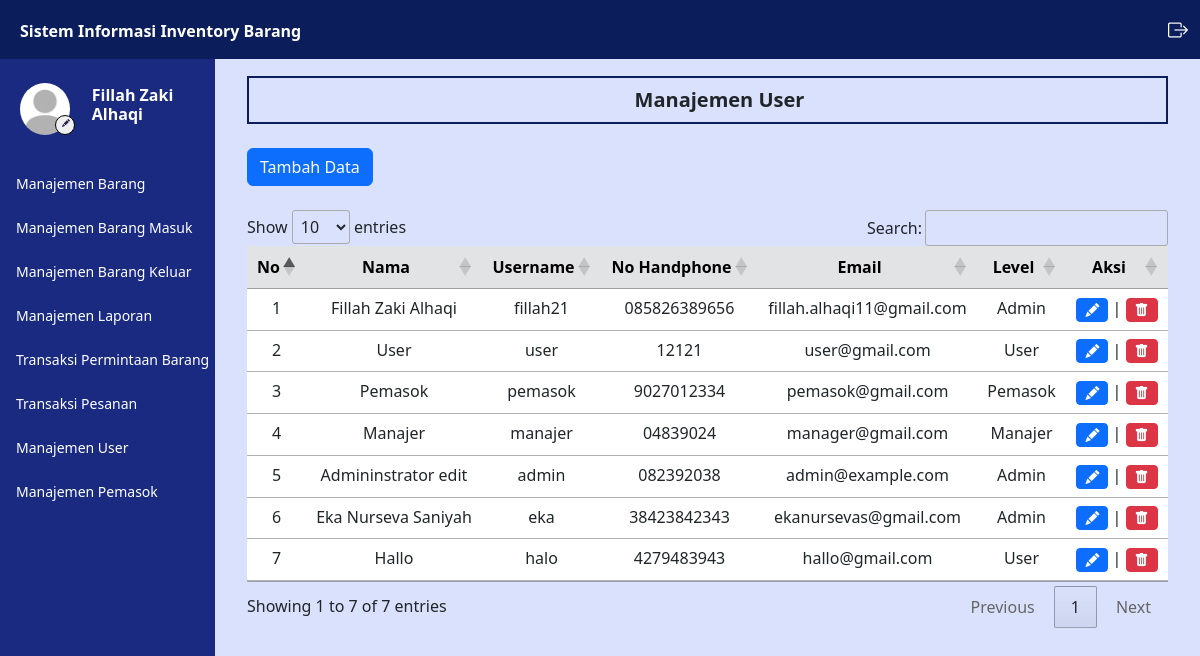
The page /admin/user.php (signed in) on the database its author committed.
### tables this page shows
CREATE TABLE `user` (
  `iduser` int(11) NOT NULL,
  `username` varchar(50) NOT NULL,
  `password` varchar(100) NOT NULL,
  `nama` varchar(50) NOT NULL,
  `email` varchar(50) NOT NULL,
  `telepon` varchar(50) NOT NULL,
  `alamat` text NOT NULL,
  `instansi` varchar(50) DEFAULT NULL,
  `level` varchar(10) NOT NULL,
  `foto` varchar(100) DEFAULT NULL
);

### controller/MainController.php (called while the page is built, shortened)
<?php
    $conn = mysqli_connect("localhost","root","","inventory");
    function query($query) {
        global $conn;
        $result = mysqli_query($conn, $query);
        $rows = [];
        while ($row = mysqli_fetch_assoc($result)) {
            $rows[] = $row;
        }
        return $rows;
    }
    function generateRandomKey()
    {
        $keyLength = 32;
        $randomBytes = openssl_random_pseudo_bytes($keyLength, $strong);
        if (!$strong) {
            $randomBytes = random_bytes($keyLength);
        }
        return base64_encode($randomBytes);
    }
    function enkripsi($kata)
    {
        $key = generateRandomKey();
        $string = openssl_encrypt($kata, 'AES-256-CBC', $key, 0, substr($key, 0, 16));
        $hasilEnkripsi = base64_encode($key . $string);
        return $hasilEnkripsi;
    }
    function dekripsi($kata)
    {
        $string = base64_decode($kata);
        $key = substr($string, 0, 44);
        $enkripsi = substr($string, 44);
        $hasil = openssl_decrypt($enkripsi, 'AES-256-CBC', $key, 0, substr($key, 0, 16));
        return $hasil;
    }
    function cari_user() {
        $id = dekripsi($_COOKIE['SIIB']);
        $result = query("SELECT * FROM user WHERE iduser = '$id'");
        if(count($result) == 1) {
            $result = $result[0];
            return $result;
        } else {
            echo "<script>
                    document.location.href='../logout.php';
                  </script>";
            exit;
        }
    }
    function validasi_admin() {
        $result = cari_user();
    }
?>

### admin/user.php (the view, shortened to what this page needs)
<?php
    $data_user = query("SELECT * FROM user");
?>
<html lang="en">
<head>
    <link href="https://cdn.jsdelivr.net/npm/bootstrap@5.3.0/dist/css/bootstrap.min.css" rel="stylesheet"
>
    <link rel="stylesheet" href="https://cdn.datatables.net/1.13.4/css/jquery.dataTables.min.css">
    <link rel="stylesheet" href="https://cdn.jsdelivr.net/npm/bootstrap-icons@1.11.3/font/bootstrap-icons.min.css">
    <link rel="stylesheet" href="../style.css">
</head>
<body>
    <div class="content">
        <?php
        require_once('../navbar/navbar.php');
        ?>
        <div class="main-container m-0">
            <div class="d-flex">
                <?php
                require_once('../navbar/sidebar.php');
                ?>
                <div class="contents px-3 py-3 mx-3">
                    <div class="box1">
                        <h5 class="text-dark mb-0 ms-4 text-center fw-bold">
                            Manajemen User
                        </h5>
                    </div>
                    <div class="mt-4 ">
                        <a class="btn btn-primary" href="../insert/user.php">Tambah Data</a>
                    </div>
                    <div class="mt-4">
                        <table id="example" class="table table-hover text-center">
                            <thead>
                                <tr class="table-secondary">
                                    <th class="text-center" scope="col">No</th>
                                    <th class="text-center" scope="col">Nama</th>
                                    <th class="text-center" scope="col">Username</th>
                                    <th class="text-center" scope="col">No Handphone</th>
                                    <th class="text-center" scope="col">Email</th>
                                    <th class="text-center" scope="col">Level</th>
                                    <th class="text-center" scope="col">Aksi</th>
                                </tr>
                            </thead>
                            <tbody>
                                <?php
                                    $i = 1;
                                    foreach($data_user as $daus) :
                                ?>
                                    <tr>
                                        <td>
                                            <?= $i; ?>
                                        </td>
                                        <td>
                                            <?= $daus['nama']; ?>
                                        </td>
                                        <td>
                                            <?= $daus['username']; ?>
                                        </td>
                                        <td>
                                            <?= $daus['telepon']; ?>
                                        </td>
                                        <td>
                                            <?= $daus['email']; ?>
                                        </td>
                                        <td>
                                            <?= $daus['level']; ?>
                                        </td>
                                        <td>
                                            <a href="../edit/user.php?id=<?= enkripsi($daus['iduser']); ?>" class="btn btn-sm btn-primary">
                                                <i class="bi bi-pencil-fill"></i>
                                            </a>
                                            |
                                            <button type="button" class="btn  btn-danger btn-sm" id="delete" data-bs-toggle="modal" data-bs-target="#delete_<?= $daus['iduser']; ?>">
                                                <i class="bi bi-trash-fill"></i>
                                            </button>
                                        </td>
                                    </tr>
                                <?php
                                    $i++;
                                    endforeach;
                                ?>
                            </tbody>
                        </table>
                    </div>
                </div>
            </div>
        </div>
    </div>
</body>
</html>

### navbar/sidebar.php
<?php
    validasi_admin();
?>
<div class="sidebar" id="side_nav">
    <div class="content-side">
        <div class="profil pt-3">
            <div class="row d-flex align-items-center">
                <div class="col-sm-5 me-0">
                    <img src="../img/profil/<?= $user['foto']; ?>" class="rounded-circle" alt="profi">
                    <a href="../admin/profil.php">
                        <button class="rounded-circle"><i class="bi bi-pencil-fill"></i></button>
                    </a>
                </div>
                <div class="col-sm-7 text-white pe-3 p-0 m-0">
                    <h6 class="fw-bold">
                        <?= $user['nama']; ?>
                    </h6>
                </div>
            </div>
        </div>
        <div class="">
            <ul class="list-unstyled pt-3 fw-medium">
                <li class="">
                    <a href="../admin/barang.php" class="text-decoration-none d-block">
                        <span>Manajemen Barang</span>
                    </a>
                </li>
                <li class="">
                    <a href="../admin/barang_masuk.php" class="text-decoration-none d-block">
                        <span>Manajemen Barang Masuk</span>
                    </a>
                </li>
                <li class="">
                    <a href="../admin/barang_keluar.php" class="text-decoration-none d-block">
                        <span>Manajemen Barang Keluar</span>
                    </a>
                </li>
                <li class="">
                    <a href="../admin/laporan.php" class="text-decoration-none d-block">
                        <span>Manajemen Laporan</span>
                    </a>
                </li>
                <li class="">
                    <a href="../admin/transaksi.php" class="text-decoration-none d-block">
                        <span>Transaksi Permintaan Barang</span>
                    </a>
                </li>
                <li class="">
                    <a href="../admin/transaksi_pesan.php" class="text-decoration-none d-block">
                        <span>Transaksi Pesanan</span>
                    </a>
                </li>
                <li class="">
                    <a href="../admin/user.php" class="text-decoration-none d-block">
                        <span>Manajemen User</span>
                    </a>
                </li>
                <li class="">
                    <a href="../admin/pemasok.php" class="text-decoration-none d-block">
                        <span>Manajemen Pemasok</span>
                    </a>
                </li>
            </ul>
        </div>
    </div>
</div>

### style.css (style rules this page uses)
body { background: #d9e1fc; margin: 0; padding: 0; border: 0; }
.content { min-height: 100vh; width: 100%; }
.sidebar { background: #192a80; min-width: 215px; max-width: 215px; transition: all ease-in 0.3s; min-height: 100vh; }
.sidebar ul { padding: 0 11px; }
.sidebar li { margin: 7px 0; }
.sidebar li a { color: white; padding: 8px 5px; font-size: 14px; margin-left: 0; }
.content-side { position: fixed; margin-top: 60px; }
.sidebar .profil img { width: 50px; height: 66px; margin-left:20px; padding: 7px 0; display: block; transition: all ease-in 0.3s; object-fit: cover; }
.sidebar .profil button { border: 1px solid black; position: absolute; margin-top: -27px; margin-left: 55px; width: 20px; height: 20px; }
.sidebar .profil button i { font-size: 8px; color: #272247; margin-top: -6px; margin-left: -3px; position: absolute; }
.contents { width: 100%; margin-top: 60px; }
.box1 { border: #0b1d5b solid 2px; padding: 10px; }

### rows shown on the page
user: foto (placeholder picture), nama "Fillah Zaki Alhaqi", username "fillah21", telepon "085826389656", email "fillah.alhaqi11@gmail.com", level "Admin"
user: nama "User", username "user", telepon "12121", email "user@gmail.com", level "User"
user: nama "Pemasok", username "pemasok", telepon "9027012334", email "pemasok@gmail.com", level "Pemasok"
user: nama "Manajer", username "manajer", telepon "04839024", email "manager@gmail.com", level "Manajer"
user: nama "Admininstrator edit", username "admin", telepon "082392038", email "admin@example.com", level "Admin"
user: nama "Eka Nurseva Saniyah", username "eka", telepon "38423842343", email "ekanursevas@gmail.com", level "Admin"
user: nama "Hallo", username "halo", telepon "4279483943", email "hallo@gmail.com", level "User"
